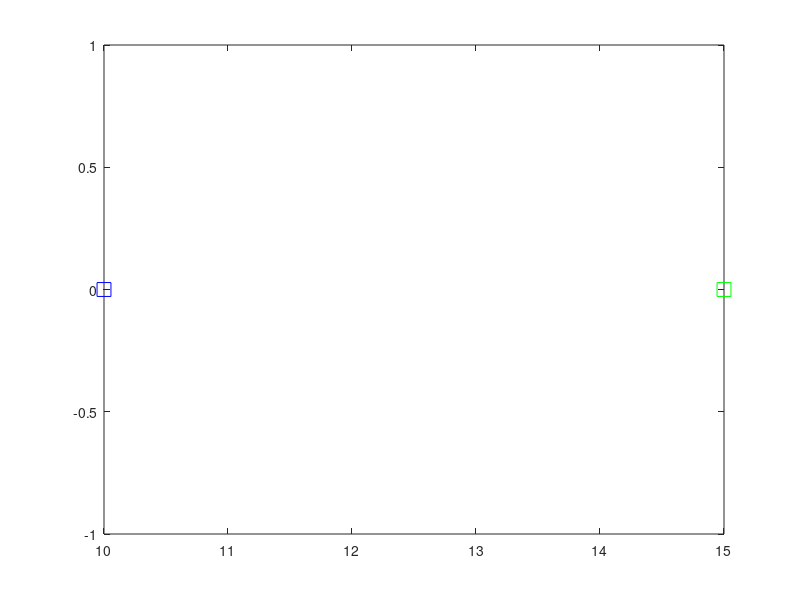

MATLAB code to generate this figure:
% model prameters
global barx2;
global TSPAN_f
global JSPAN_f
global TSPAN_g
global JSPAN_g
global options
global tol

%% hybrid model parameters
barx2 = 0.5;
tol = 0.5;

% HyEQ simulator parameters
DeltaT = 0.2;
DeltaJ = 1;
% rule for jumps
% rule = 1 -> priority for jumps
% rule = 2 -> priority for flows

options = odeset('RelTol',1e-6,'MaxStep',.1);

TSPAN_f=[0 DeltaT];
JSPAN_f = [0 1];


TSPAN_g=[0 20];
JSPAN_g = [0 1];

%% Motion planning problem data

x0 = [15; 0];
xf = [10; 0];

figure(1);
plot(x0(1), x0(2),'gs', 'MarkerSize', 10,'DisplayName','Initial state');
hold on
plot(xf(1), xf(2),'bs', 'MarkerSize', 10,'DisplayName','Final state');
hold on

%% input library

U_D_fw = 0:1:4;
U_D_bw = 0:1:4;
U_C_fw = 0;
U_C_bw = 0;
